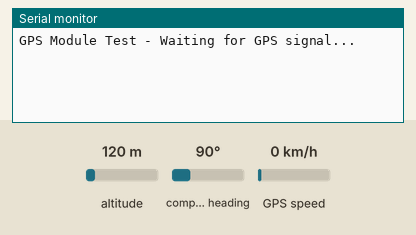
Bench run of a sketch on a simulated Arduino Uno, built with avr-gcc and run on an emulated ATmega328P. Parts: the last lines printed to the serial monitor. The inputs (shaded band) are chosen by the test bench; at power-on: altitude 120 m, compass heading 90°, GPS speed 0 km/h. The GPS gets a fix after 3 s at 37.7749, -122.4194 with 8 satellites.

Above: at 1.2 s.
1.3 s: altitude set to 20 m
At 3.4 s:
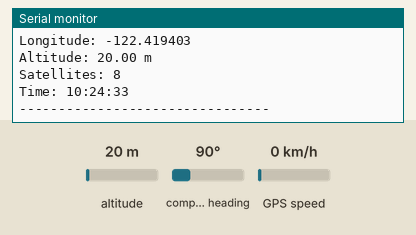
4.5 s: altitude set to 250 m
At 5.8 s:
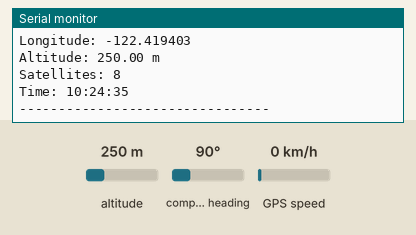
Timing chart, 0 to 7.5 s (numbered marks = the images above; inputs shaded):
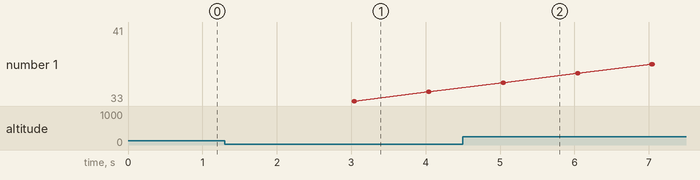

Measured:
- after the input at 1.3 s, the serial monitor: prints a new line after 1.7 s (image 1)
- after the input at 4.5 s, the serial monitor: prints a new line after 0.53 s (image 2)

The sketch:

gps.ino
```cpp
#include <TinyGPS++.h>
#include <TinyGPSPlus.h>

#include <SoftwareSerial.h>
#include <TinyGPS++.h>

// Define GPS module connections
#define RXPin 3  // GPS TX → Arduino D3
#define TXPin 4  // GPS RX → Arduino D4
#define GPSBaud 9600

// Initialize software serial and TinyGPS++
SoftwareSerial gpsSerial(RXPin, TXPin);
TinyGPSPlus gps;

void setup() {
    Serial.begin(115200);  // Open serial monitor at 115200 baud
    gpsSerial.begin(GPSBaud);
    Serial.println("GPS Module Test - Waiting for GPS signal...");
}

void loop() {
    while (gpsSerial.available() > 0) {
        gps.encode(gpsSerial.read());

        if (gps.location.isUpdated()) {
            Serial.print("Latitude: "); Serial.println(gps.location.lat(), 6);
            Serial.print("Longitude: "); Serial.println(gps.location.lng(), 6);
            Serial.print("Altitude: "); Serial.print(gps.altitude.meters()); Serial.println(" m");
            Serial.print("Satellites: "); Serial.println(gps.satellites.value());
            Serial.print("Time: "); Serial.print(gps.time.hour()); Serial.print(":");
            Serial.print(gps.time.minute()); Serial.print(":");
            Serial.println(gps.time.second());

            Serial.println("--------------------------------");
        }
    }
}
```
